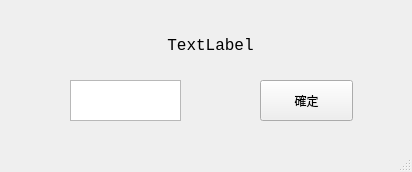
<?xml version="1.0" encoding="UTF-8"?>
<ui version="4.0">
 <class>AskText</class>
 <widget class="QMainWindow" name="AskText">
  <property name="geometry">
   <rect>
    <x>0</x>
    <y>0</y>
    <width>412</width>
    <height>172</height>
   </rect>
  </property>
  <property name="minimumSize">
   <size>
    <width>412</width>
    <height>172</height>
   </size>
  </property>
  <property name="maximumSize">
   <size>
    <width>412</width>
    <height>172</height>
   </size>
  </property>
  <property name="windowTitle">
   <string>MainWindow</string>
  </property>
  <widget class="QWidget" name="centralwidget">
   <widget class="QPushButton" name="confirm_btn">
    <property name="geometry">
     <rect>
      <x>260</x>
      <y>80</y>
      <width>93</width>
      <height>41</height>
     </rect>
    </property>
    <property name="text">
     <string>確定</string>
    </property>
   </widget>
   <widget class="QLabel" name="question_label">
    <property name="geometry">
     <rect>
      <x>60</x>
      <y>20</y>
      <width>301</width>
      <height>51</height>
     </rect>
    </property>
    <property name="font">
     <font>
      <family>Consolas</family>
      <pointsize>12</pointsize>
     </font>
    </property>
    <property name="text">
     <string>TextLabel</string>
    </property>
    <property name="alignment">
     <set>Qt::AlignCenter</set>
    </property>
   </widget>
   <widget class="QPlainTextEdit" name="input">
    <property name="geometry">
     <rect>
      <x>70</x>
      <y>80</y>
      <width>111</width>
      <height>41</height>
     </rect>
    </property>
    <property name="font">
     <font>
      <family>Consolas</family>
      <pointsize>14</pointsize>
     </font>
    </property>
   </widget>
  </widget>
  <widget class="QMenuBar" name="menubar">
   <property name="geometry">
    <rect>
     <x>0</x>
     <y>0</y>
     <width>412</width>
     <height>25</height>
    </rect>
   </property>
  </widget>
  <widget class="QStatusBar" name="statusbar"/>
 </widget>
 <resources/>
 <connections/>
</ui>
